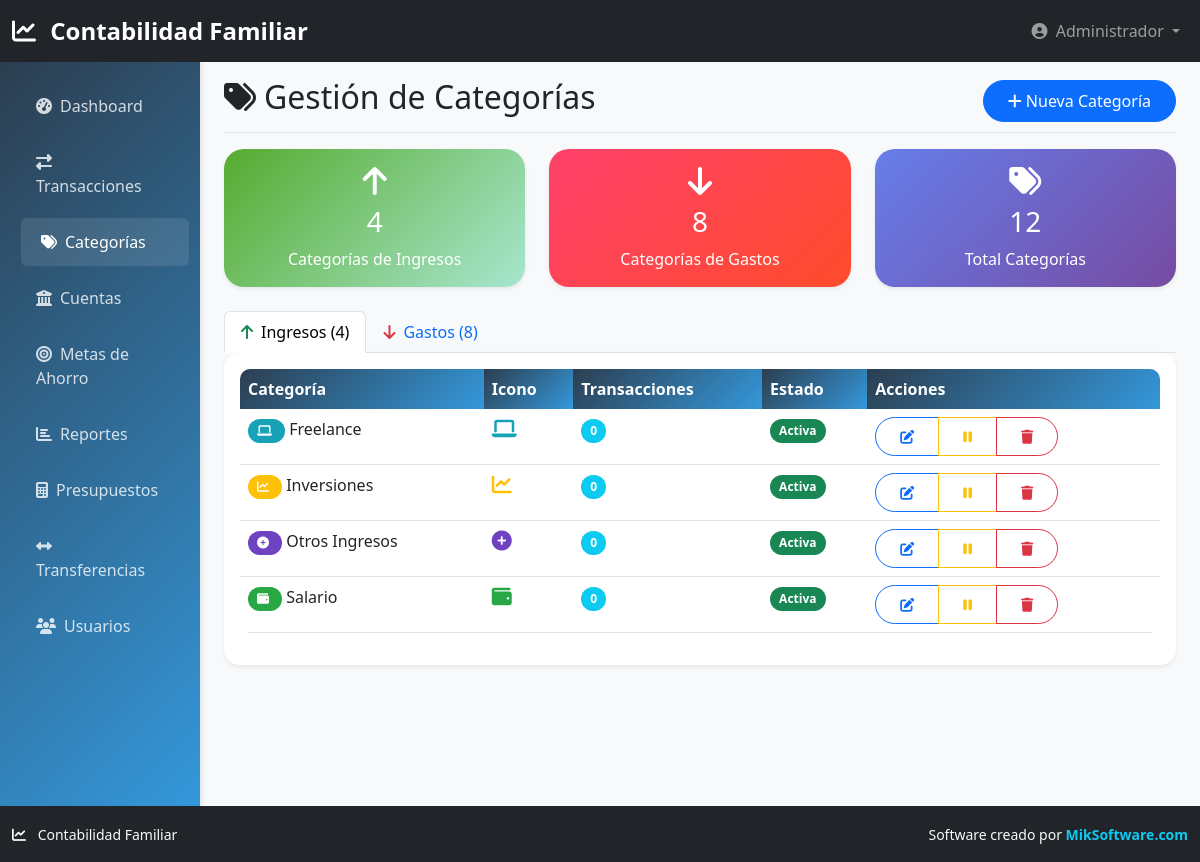
The page /categorias.php (signed in) on the database its author committed.
### tables this page shows
CREATE TABLE categorias (
    id INT AUTO_INCREMENT PRIMARY KEY,
    nombre VARCHAR(100) NOT NULL,
    tipo ENUM('ingreso', 'gasto') NOT NULL,
    color VARCHAR(7) DEFAULT '#007bff',
    icono VARCHAR(50) DEFAULT 'fas fa-circle',
    activa BOOLEAN DEFAULT TRUE,
    created_at TIMESTAMP DEFAULT CURRENT_TIMESTAMP
);

### config/database.php (called while the page is built, shortened)
<?php
class Database {
    private $connection;
    public function __construct() {
        try {
            $dsn = "mysql:host=" . DB_HOST . ";dbname=" . DB_NAME . ";charset=" . DB_CHARSET;
            $this->connection = new PDO($dsn, DB_USER, DB_PASS, [
                PDO::ATTR_ERRMODE => PDO::ERRMODE_EXCEPTION,
                PDO::ATTR_DEFAULT_FETCH_MODE => PDO::FETCH_ASSOC,
                PDO::ATTR_EMULATE_PREPARES => false,
            ]);
        } catch (PDOException $e) {
            die("Error de conexión: " . $e->getMessage());
        }
    }
    public function query($sql, $params = []) {
        $stmt = $this->connection->prepare($sql);
        $stmt->execute($params);
        return $stmt;
    }
    public function fetchAll($sql, $params = []) {
        $stmt = $this->query($sql, $params);
        return $stmt->fetchAll();
    }
}
$db = new Database();
?>

### categorias.php (the view, shortened to what this page needs)
<?php
require_once 'config/database.php';
$categorias = $db->fetchAll(
    "SELECT c.*,
     (SELECT COUNT(*) FROM transacciones WHERE categoria_id = c.id) as total_transacciones
     FROM categorias c
     ORDER BY c.tipo, c.activa DESC, c.nombre"
);
$ingresos = array_filter($categorias, fn($c) => $c['tipo'] === 'ingreso');
$gastos = array_filter($categorias, fn($c) => $c['tipo'] === 'gasto');
include 'includes/header.php';
?>
<div class="container-fluid">
    <div class="row">
        <nav class="col-md-3 col-lg-2 d-md-block sidebar collapse">
            <div class="position-sticky pt-3">
                <ul class="nav flex-column">
                    <li class="nav-item">
                        <a class="nav-link" href="dashboard.php">
                            <i class="fas fa-tachometer-alt me-2"></i>Dashboard
                        </a>
                    </li>
                    <li class="nav-item">
                        <a class="nav-link" href="transacciones.php">
                            <i class="fas fa-exchange-alt me-2"></i>Transacciones
                        </a>
                    </li>
                    <li class="nav-item">
                        <a class="nav-link active" href="categorias.php">
                            <i class="fas fa-tags me-2"></i>Categorías
                        </a>
                    </li>
                    <li class="nav-item">
                        <a class="nav-link" href="cuentas.php">
                            <i class="fas fa-university me-2"></i>Cuentas
                        </a>
                    </li>
                    <li class="nav-item">
                        <a class="nav-link" href="metas.php">
                            <i class="fas fa-bullseye me-2"></i>Metas de Ahorro
                        </a>
                    </li>
                    <li class="nav-item">
                        <a class="nav-link" href="reportes.php">
                            <i class="fas fa-chart-bar me-2"></i>Reportes
                        </a>
                    </li>
                    <li class="nav-item">
                        <a class="nav-link" href="presupuestos.php">
                            <i class="fas fa-calculator me-2"></i>Presupuestos
                        </a>
                    </li>
                    <li class="nav-item">
                        <a class="nav-link" href="transferencias.php">
                            <i class="fas fa-arrows-alt-h me-2"></i>Transferencias
                        </a>
                    </li>
                    <?php if ($_SESSION['user_role'] === 'admin'): ?>
                    <li class="nav-item">
                        <a class="nav-link" href="usuarios.php">
                            <i class="fas fa-users me-2"></i>Usuarios
                        </a>
                    </li>
                    <?php endif; ?>
                </ul>
            </div>
        </nav>
        <main class="col-md-9 ms-sm-auto col-lg-10 px-md-4">
            <div class="d-flex justify-content-between flex-wrap flex-md-nowrap align-items-center pt-3 pb-2 mb-3 border-bottom">
                <h1 class="h2">
                    <i class="fas fa-tags me-2"></i>Gestión de Categorías
                </h1>
                <div class="btn-toolbar mb-2 mb-md-0">
                    <button type="button" class="btn btn-primary" data-bs-toggle="modal" data-bs-target="#nuevaCategoriaModal">
                        <i class="fas fa-plus me-1"></i>Nueva Categoría
                    </button>
                </div>
            </div>
            <div class="row mb-4">
                <div class="col-md-4">
                    <div class="card stats-card income">
                        <div class="card-body text-center">
                            <i class="fas fa-arrow-up fa-2x mb-2"></i>
                            <h3><?php echo count($ingresos); ?></h3>
                            <p class="mb-0">Categorías de Ingresos</p>
                        </div>
                    </div>
                </div>
                <div class="col-md-4">
                    <div class="card stats-card expense">
                        <div class="card-body text-center">
                            <i class="fas fa-arrow-down fa-2x mb-2"></i>
                            <h3><?php echo count($gastos); ?></h3>
                            <p class="mb-0">Categorías de Gastos</p>
                        </div>
                    </div>
                </div>
                <div class="col-md-4">
                    <div class="card stats-card">
                        <div class="card-body text-center">
                            <i class="fas fa-tags fa-2x mb-2"></i>
                            <h3><?php echo count($categorias); ?></h3>
                            <p class="mb-0">Total Categorías</p>
                        </div>
                    </div>
                </div>
            </div>
            <ul class="nav nav-tabs" id="categoriaTabs" role="tablist">
                <li class="nav-item" role="presentation">
                    <button class="nav-link active" id="ingresos-tab" data-bs-toggle="tab" data-bs-target="#ingresos" type="button" role="tab">
                        <i class="fas fa-arrow-up text-success me-2"></i>Ingresos (<?php echo count($ingresos); ?>)
                    </button>
                </li>
                <li class="nav-item" role="presentation">
                    <button class="nav-link" id="gastos-tab" data-bs-toggle="tab" data-bs-target="#gastos" type="button" role="tab">
                        <i class="fas fa-arrow-down text-danger me-2"></i>Gastos (<?php echo count($gastos); ?>)
                    </button>
                </li>
            </ul>
            <div class="tab-content" id="categoriaTabContent">
                <div class="tab-pane fade show active" id="ingresos" role="tabpanel">
                    <div class="card">
                        <div class="card-body">
                            <?php echo renderTablaCategoria($ingresos, 'ingresos'); ?>
                        </div>
                    </div>
                </div>
            </div>
        </main>
    </div>
</div>
<?php
function renderTablaCategoria($categorias, $tipo) {
    $html = '<div class="table-responsive">
        <table class="table table-hover">
            <thead>
                <tr>
                    <th>Categoría</th>
                    <th>Icono</th>
                    <th>Transacciones</th>
                    <th>Estado</th>
                    <th>Acciones</th>
                </tr>
            </thead>
            <tbody>';
    foreach ($categorias as $categoria) {
        $html .= '<tr class="' . (!$categoria['activa'] ? 'table-secondary' : '') . '">
            <td>
                <span class="badge" style="background-color: ' . $categoria['color'] . '; color: white;">
                    <i class="' . $categoria['icono'] . ' me-1"></i>
                </span>
                ' . htmlspecialchars($categoria['nombre']) . '
            </td>
            <td><i class="' . $categoria['icono'] . ' fa-lg" style="color: ' . $categoria['color'] . ';"></i></td>
            <td><span class="badge bg-info">' . $categoria['total_transacciones'] . '</span></td>
            <td>';
        if ($categoria['activa']) {
            $html .= '<span class="badge bg-success">Activa</span>';
        } else {
            $html .= '<span class="badge bg-secondary">Inactiva</span>';
        }
        $html .= '</td>
            <td>
                <div class="btn-group" role="group">
                    <button type="button" class="btn btn-sm btn-outline-primary"
                            onclick="editarCategoria(' . htmlspecialchars(json_encode($categoria)) . ')">
                        <i class="fas fa-edit"></i>
                    </button>
                    <button type="button" class="btn btn-sm btn-outline-' . ($categoria['activa'] ? 'warning' : 'success') . '"
                            onclick="toggleActivo(' . $categoria['id'] . ')">
                        <i class="fas fa-' . ($categoria['activa'] ? 'pause' : 'play') . '"></i>
                    </button>';
        if ($categoria['total_transacciones'] == 0) {
            $html .= '<button type="button" class="btn btn-sm btn-outline-danger"
                            onclick="eliminarCategoria(' . $categoria['id'] . ')">
                        <i class="fas fa-trash"></i>
                    </button>';
        }
        $html .= '</div>
            </td>
        </tr>';
    }
    $html .= '</tbody></table></div>';
    return $html;
}
?>
<?php include 'includes/footer.php'; ?>

### includes/header.php (shortened to what this page needs)
<!DOCTYPE html>
<html lang="es">
<head>
    <link href="https://cdn.jsdelivr.net/npm/bootstrap@5.3.0/dist/css/bootstrap.min.css" rel="stylesheet">
    <link rel="stylesheet" href="https://cdnjs.cloudflare.com/ajax/libs/font-awesome/6.4.0/css/all.min.css">
</head>
<body><?php if (isset($_SESSION['user_id'])): ?>
    <nav class="navbar navbar-expand-lg navbar-dark bg-dark">
        <div class="container-fluid">
            <a class="navbar-brand" href="dashboard.php">
                <i class="fas fa-chart-line me-2"></i>
                Contabilidad Familiar
            </a>
            <div class="collapse navbar-collapse" id="navbarNav">
                <ul class="navbar-nav ms-auto">
                    <li class="nav-item dropdown">
                        <a class="nav-link dropdown-toggle" href="#" role="button" data-bs-toggle="dropdown">
                            <i class="fas fa-user-circle me-1"></i>
                            <?php echo htmlspecialchars($_SESSION['user_name']); ?>
                        </a>
                    </li>
                </ul>
            </div>
        </div>
    </nav>
<?php endif; ?>

### includes/footer.php (shortened to what this page needs)
    <footer class="bg-dark text-light py-3">
        <div class="container-fluid">
            <div class="row align-items-center">
                <div class="col-md-6">
                    <small class="text-light">
                        <i class="fas fa-chart-line me-2"></i>
                        Contabilidad Familiar
                    </small>
                </div>
                <div class="col-md-6 text-md-end">
                    <small class="text-light">
                        Software creado por
                        <a href="https://miksoftware.com" target="_blank" class="text-info text-decoration-none">
                            <strong>MikSoftware.com</strong>
                        </a>
                    </small>
                </div>
            </div>
        </div>
    </footer>
</body>
</html>

### includes/header.php (style rules this page uses)
:root { --primary-color: #2c3e50; --secondary-color: #3498db; --success-color: #27ae60; --danger-color: #e74c3c; --warning-color: #f39c12; --info-color: #17a2b8; --light-color: #ecf0f1; --dark-color: #2c3e50; }
body { background-color: #f8f9fa; font-family: 'Segoe UI', Tahoma, Geneva, Verdana, sans-serif; }
.navbar-brand { font-weight: bold; font-size: 1.5rem; }
.sidebar { min-height: calc(100vh - 56px); background: linear-gradient(135deg, var(--primary-color), var(--secondary-color)); box-shadow: 2px 0 5px rgba(0,0,0,0.1); }
.sidebar .nav-link { color: rgba(255,255,255,0.8); padding: 0.75rem 1.25rem; border-radius: 0.375rem; margin: 0.25rem; transition: all 0.3s ease; }
.sidebar .nav-link:hover, .sidebar .nav-link.active { color: white; background-color: rgba(255,255,255,0.1); transform: translateX(5px); }
.card { border: none; border-radius: 15px; box-shadow: 0 0.125rem 0.25rem rgba(0,0,0,0.075); transition: transform 0.2s, box-shadow 0.2s; }
.btn { border-radius: 25px; padding: 0.5rem 1.5rem; font-weight: 500; transition: all 0.3s ease; }
.stats-card { background: linear-gradient(135deg, #667eea 0%, #764ba2 100%); color: white; border-radius: 20px; }
.stats-card.income { background: linear-gradient(135deg, #56ab2f 0%, #a8e6cf 100%); }
.stats-card.expense { background: linear-gradient(135deg, #ff416c 0%, #ff4b2b 100%); }
.table { border-radius: 10px; overflow: hidden; }
.table thead th { background: linear-gradient(135deg, var(--primary-color), var(--secondary-color)); color: white; border: none; font-weight: 600; }
.badge { font-size: 0.75em; padding: 0.5em 0.75em; border-radius: 50px; }
footer { margin-top: auto; }
body { display: flex; flex-direction: column; min-height: 100vh; }
main { flex: 1; }
.container-fluid { padding-bottom: 0; }

### rows shown on the page
categorias: nombre "Freelance", total_transacciones "0", activa "Activa"
categorias: nombre "Inversiones", total_transacciones "0", activa "Activa"
categorias: nombre "Otros Ingresos", total_transacciones "0", activa "Activa"
categorias: nombre "Salario", total_transacciones "0", activa "Activa"

### other values the page prints
$_SESSION['user_name'] "Administrador"
count($ingresos) "4"
count($gastos) "8"
count($categorias) "12"
